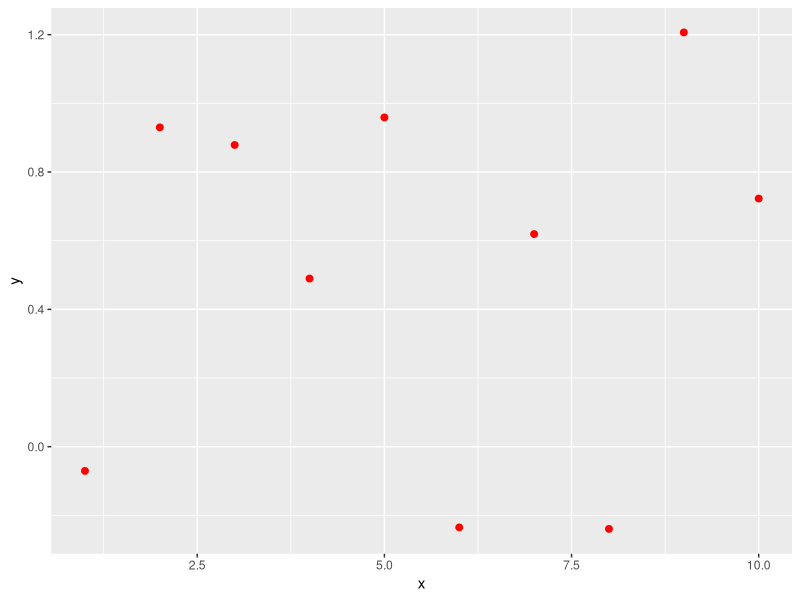

Write the R code that produced this figure.
library(tidyverse)
library(modeldata)


x <- 1:10
y <- rnorm(10)


df <- data.frame(x=x, y=y)



ggplot(df, aes(x, y)) +
  geom_point(col = "red",
             size = 2)
